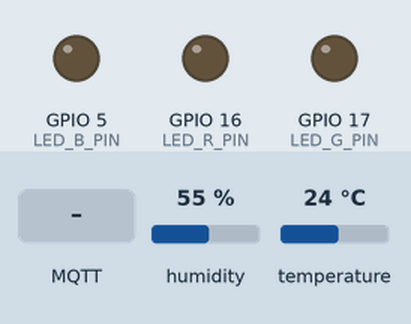
This sketch was run on a simulated ESP32. On the bench: output pins drawn as LEDs (lit = HIGH). Inputs (shaded band) come from the test bench; at power-on: temperature 24 °C, humidity 55 %. WiFi joins after 1.5 s; servers stay silent unless stated; no MQTT or app messages arrive unless stated; what the sketch prints to the serial monitor is not drawn.

Above: at 2.7 s.
2.8 s: temperature set to 27 °C
At 11.2 s:
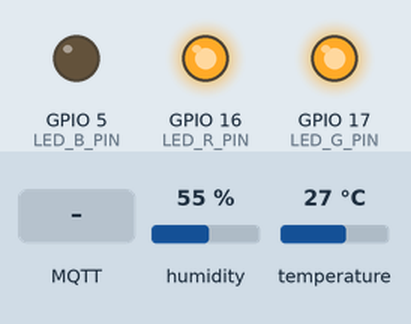
11.5 s: MQTT message "red" arrives on the first subscribed topic
At 12.7 s:
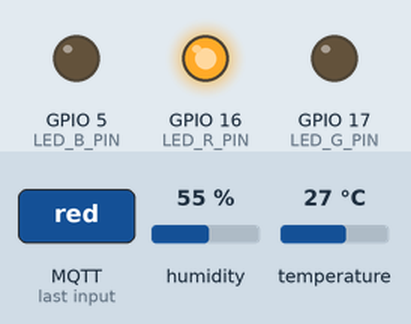
21.5 s: MQTT message "green" arrives on the first subscribed topic
At 22.8 s:
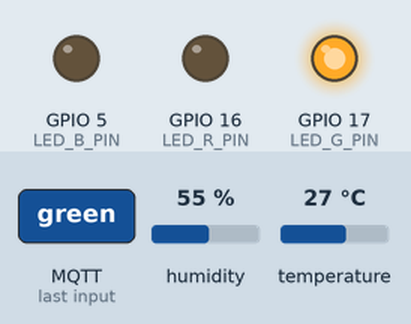
31.5 s: MQTT message "blue" arrives on the first subscribed topic
At 32.7 s:
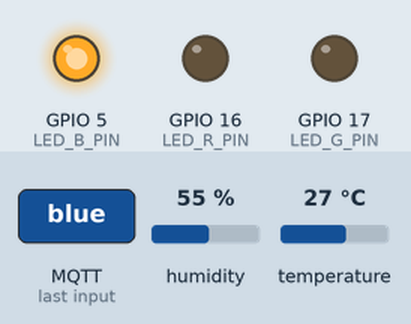
41.5 s: MQTT message "off" arrives on the first subscribed topic
At 42.8 s:
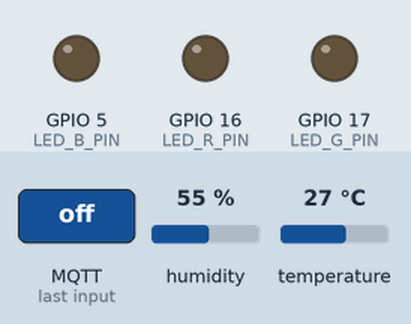
51.5 s: temperature set to 12 °C
At 61.4 s:
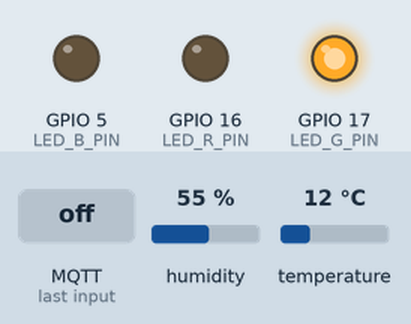
Timing chart, 0 to 62.5 s (numbered marks = the images above; inputs shaded):
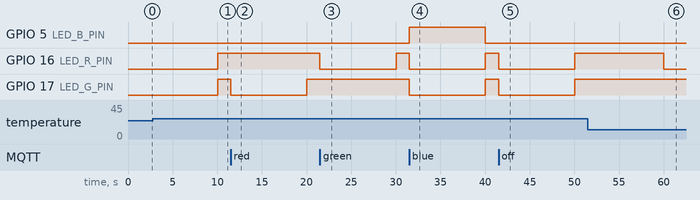

Measured:
- the behaviour switches between 25 and 26 °C on temperature (found by bisection; images 0 and 1)
- after the input at 2.8 s, GPIO 16 (LED_R_PIN): LOW → HIGH after 7.2 s
- after the input at 11.5 s, GPIO 17 (LED_G_PIN): HIGH → LOW at once, → HIGH 8.5 s later
- after the input at 21.5 s, GPIO 16 (LED_R_PIN): HIGH → LOW at once, → HIGH 8.5 s later
- after the input at 31.5 s, GPIO 5 (LED_B_PIN): LOW → HIGH at once, → LOW 8.5 s later; GPIO 16 (LED_R_PIN), GPIO 17 (LED_G_PIN): HIGH → LOW at once, → HIGH 8.5 s later
- after the input at 41.5 s, GPIO 16 (LED_R_PIN), GPIO 17 (LED_G_PIN): HIGH → LOW at once, → HIGH 8.5 s later
- after the input at 51.5 s, GPIO 16 (LED_R_PIN): HIGH → LOW after 8.5 s

The sketch:

main_code.ino.ino
```cpp
#include <WiFi.h>
#include <DHT.h>
#include <PubSubClient.h>
#include <ArduinoJson.h>

// Configuration
#define LED_R_PIN 16    // GPIO pin for Red LED
#define LED_G_PIN 17    // GPIO pin for Green LED
#define LED_B_PIN 5     // GPIO pin for Blue LED
#define DHT_PIN 4       // DHT sensor GPIO pin
#define DHTTYPE DHT11   // DHT sensor type

// Temperature threshold definitions
const float ALARM_COLD = 0.0;
const float WARN_COLD = 10.0;
const float WARN_HOT = 25.0;
const float ALARM_HOT = 30.0;

// WiFi Credentials
const char* ssid = "Esther";
const char* pass = "estherrr";

// MQTT Configuration
const char* MQTT_HOST = "broker.hivemq.com";
const int MQTT_PORT = 1883;
const char* MQTT_DEVICEID = "esp32-2793FC";
const char* MQTT_TOPIC_TEMP = "temp";
const char* MQTT_TOPIC_HUMIDITY = "humidity";
const char* MQTT_TOPIC_CONTROL = "esp32/led_control";
const char* MQTT_TOPIC_SET_INTERVAL = "esp32/set_interval";

DHT dht(DHT_PIN, DHTTYPE);

WiFiClient wifiClient;
PubSubClient mqtt(wifiClient);

unsigned long lastPublishTime = 0;
unsigned long publishInterval = 10000; // default 10 seconds
bool manualMode = false;
unsigned long manualModeStartTime;
const unsigned long manualModeDuration = 5000;

void setup() {
    Serial.begin(115200);
    setupWiFi();
    setupDHTSensor();
    setupLEDs();
    setupMQTT();
}

void setupWiFi() {
    WiFi.mode(WIFI_STA);
    WiFi.begin(ssid, pass);
    Serial.print("Connecting to WiFi");
    while (WiFi.status() != WL_CONNECTED) {
        delay(500);
        Serial.print(".");
    }
    Serial.println("\nWiFi connected");
}

void setupDHTSensor() {
    dht.begin();
}

void setupLEDs() {
    pinMode(LED_R_PIN, OUTPUT);
    pinMode(LED_G_PIN, OUTPUT);
    pinMode(LED_B_PIN, OUTPUT);
    setColor(255, 255, 255); // LED off
}

void setupMQTT() {
    mqtt.setServer(MQTT_HOST, MQTT_PORT);
    mqtt.setCallback(mqttCallback);
    connectToMQTT();
}

void connectToMQTT() {
    while (!mqtt.connected()) {
        Serial.print("Attempting MQTT connection...");
        if (mqtt.connect(MQTT_DEVICEID)) {
            Serial.println("connected");
            mqtt.subscribe(MQTT_TOPIC_CONTROL);
            mqtt.subscribe(MQTT_TOPIC_SET_INTERVAL);
        } else {
            Serial.print("failed, rc=");
            Serial.print(mqtt.state());
            Serial.println(" try again in 5 seconds");
            delay(5000);
        }
    }
}

void mqttCallback(char* topic, byte* payload, unsigned int length) {
    String command;
    for (int i = 0; i < length; i++) {
        command += (char)payload[i];
    }

    if (String(topic) == MQTT_TOPIC_SET_INTERVAL) {
        setPublishInterval(command);
    } else if (String(topic) == MQTT_TOPIC_CONTROL) {
        setLEDColor(command);
    }
}

void setPublishInterval(String command) {
    DynamicJsonDocument doc(200);
    DeserializationError error = deserializeJson(doc, command);
    if (!error && doc.containsKey("Interval")) {
        publishInterval = doc["Interval"].as<unsigned long>() * 1000;
        Serial.print("New interval: ");
        Serial.print(publishInterval / 1000);
        Serial.println(" seconds");
    } else {
        Serial.println("Failed to parse interval command");
    }
}

void setLEDColor(String command) {
    manualMode = true;
    manualModeStartTime = millis();

    if (command == "red") setColor(0, 255, 255);
    else if (command == "green") setColor(255, 0, 255);
    else if (command == "blue") setColor(255, 255, 0);
    else if (command == "yellow") setColor(0, 0, 255);
    else if (command == "off") setColor(255, 255, 255); // LED off
}

void setColor(uint8_t r, uint8_t g, uint8_t b) {
    digitalWrite(LED_R_PIN, r ? LOW : HIGH);
    digitalWrite(LED_G_PIN, g ? LOW : HIGH);
    digitalWrite(LED_B_PIN, b ? LOW : HIGH);
}

void loop() {
    if (!WiFi.isConnected()) setupWiFi();
    if (!mqtt.connected()) connectToMQTT();

    mqtt.loop();
    handleSensorData();
    handleManualModeTimeout();
}

void handleSensorData() {
    if (!manualMode && millis() - lastPublishTime >= publishInterval) {
        lastPublishTime = millis();

        float humidity = dht.readHumidity();
        float temperature = dht.readTemperature();

        if (isnan(humidity) || isnan(temperature)) {
            Serial.println("Failed to read from DHT sensor!");
            return;
        }

        if (!mqtt.publish(MQTT_TOPIC_TEMP, String(temperature).c_str())) {
            Serial.println("Temperature publish failed");
        }
        if (!mqtt.publish(MQTT_TOPIC_HUMIDITY, String(humidity).c_str())) {
            Serial.println("Humidity publish failed");
        }

        setAutoLEDColor(temperature);
    }
}

void setAutoLEDColor(float temperature) {
    if (temperature < ALARM_COLD) {
        setColor(254, 254, 0); // Cold Alert
    } else if (temperature < WARN_COLD) {
        setColor(254, 0, 0);   // Cool
    } else if (temperature <= WARN_HOT) {
        setColor(254, 0, 254); // Normal
    } else if (temperature < ALARM_HOT) {
        setColor(0, 0, 254);   // Warm
    } else {
        setColor(0, 254, 254); // Hot Alert
    }
}

void handleManualModeTimeout() {
    if (manualMode && millis() - manualModeStartTime > manualModeDuration) {
        manualMode = false;
    }
}
```
